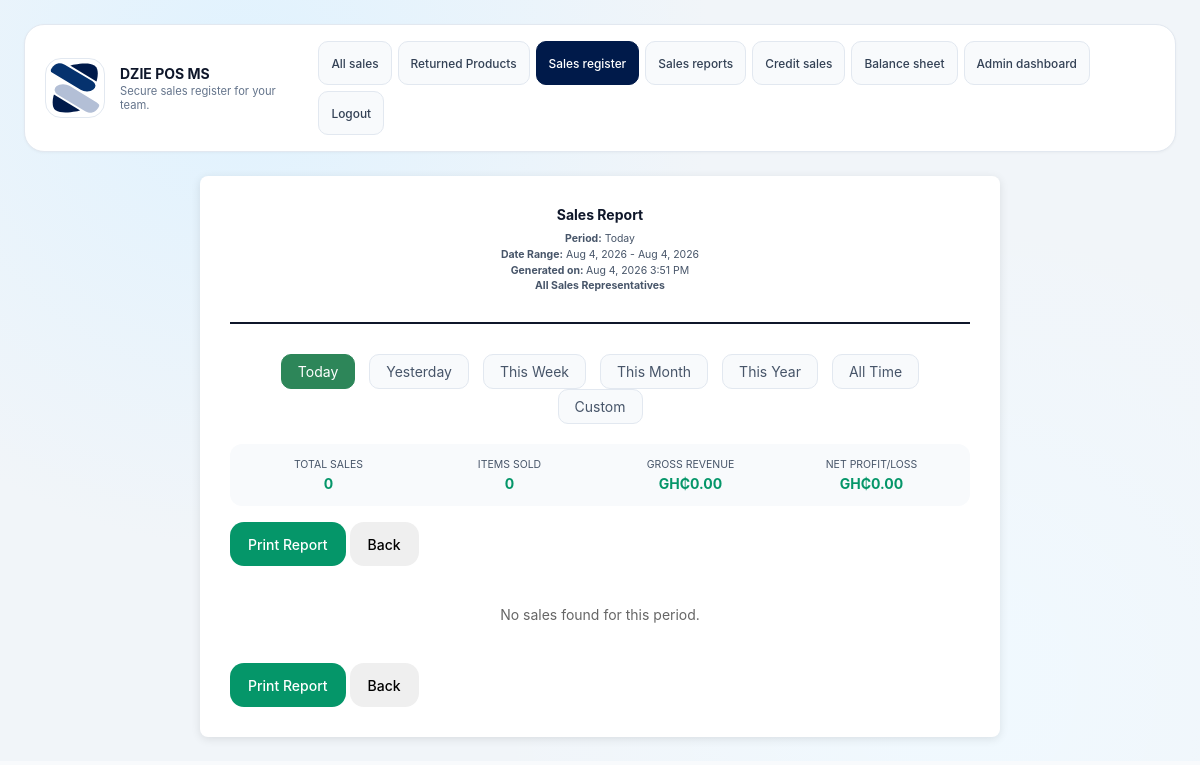
The page /sales_report.php (signed in) on the database its author committed.
### tables this page shows
CREATE TABLE settings (
            key TEXT PRIMARY KEY,
            value TEXT NOT NULL
        );

### inc/functions.php (called while the page is built, shortened)
<?php
function get_db_path(): string {
    $dir = __DIR__ . '/../data';
    return $dir . '/pos.db';
}
function get_database(): PDO {
    static $pdo = null;
    if ($pdo !== null) {
        return $pdo;
    }
    $path = get_db_path();
    $pdo = new PDO('sqlite:' . $path);
    $pdo->setAttribute(PDO::ATTR_ERRMODE, PDO::ERRMODE_EXCEPTION);
    initialize_database($pdo);
    return $pdo;
}
function initialize_database(PDO $db): void {
    $db->exec(
        'CREATE TABLE IF NOT EXISTS products (
            id INTEGER PRIMARY KEY,
            code TEXT UNIQUE NOT NULL,
            name TEXT NOT NULL,
            category TEXT NOT NULL,
            selling_price REAL NOT NULL DEFAULT 0,
            cost_price REAL NOT NULL DEFAULT 0,
            image TEXT NOT NULL,
            quantity INTEGER NOT NULL DEFAULT 0,
            bulk_quantity_threshold INTEGER NOT NULL DEFAULT 0,
            bulk_discount_percentage REAL NOT NULL DEFAULT 0
        )'
    );
    try {
        $db->exec('ALTER TABLE products ADD COLUMN selling_price REAL');
    } catch (Exception $e) {
    }
    try {
        $db->exec('ALTER TABLE products ADD COLUMN cost_price REAL');
    } catch (Exception $e) {
    }
    $db->exec('UPDATE products SET selling_price = price WHERE selling_price IS NULL AND price IS NOT NULL');
    $db->exec('UPDATE products SET price = selling_price WHERE price IS NULL');
    try {
        $db->exec('ALTER TABLE products ADD COLUMN quantity INTEGER NOT NULL DEFAULT 0');
    } catch (Exception $e) {
    }
    try {
        $db->exec('ALTER TABLE products ADD COLUMN bulk_quantity_threshold INTEGER NOT NULL DEFAULT 0');
    } catch (Exception $e) {
    }
    try {
        $db->exec('ALTER TABLE products ADD COLUMN bulk_discount_percentage REAL NOT NULL DEFAULT 0');
    } catch (Exception $e) {
    }
    $db->exec(
        'CREATE TABLE IF NOT EXISTS users (
            id INTEGER PRIMARY KEY,
            username TEXT UNIQUE NOT NULL,
            password_hash TEXT NOT NULL,
            role TEXT NOT NULL,
            created_at TEXT NOT NULL
        )'
    );
    $db->exec(
        'CREATE TABLE IF NOT EXISTS orders (
            id INTEGER PRIMARY KEY,
            username TEXT NOT NULL,
            total REAL NOT NULL,
            status TEXT NOT NULL DEFAULT "Pending",
            created_at TEXT NOT NULL,
            credit INTEGER NOT NULL DEFAULT 0,
            customer_name TEXT,
            customer_phone TEXT,
            credit_status TEXT NOT NULL DEFAULT "Pending"
        )'
    );
    try {
        $db->exec('ALTER TABLE orders ADD COLUMN credit INTEGER NOT NULL DEFAULT 0');
    } catch (Exception $e) {
    }
    try {
        $db->exec('ALTER TABLE orders ADD COLUMN customer_name TEXT');
    } catch (Exception $e) {
    }
    try {
        $db->exec('ALTER TABLE orders ADD COLUMN customer_phone TEXT');
    } catch (Exception $e) {
    }
    try {
        $db->exec('ALTER TABLE orders ADD COLUMN credit_status TEXT NOT NULL DEFAULT "Pending"');
    } catch (Exception $e) {
    }
    $db->exec(
        'CREATE TABLE IF NOT EXISTS order_items (
            id INTEGER PRIMARY KEY,
            order_id INTEGER NOT NULL,
            product_id INTEGER NOT NULL,
            name TEXT NOT NULL,
            price REAL NOT NULL,
            quantity INTEGER NOT NULL,
            subtotal REAL NOT NULL,
            FOREIGN KEY(order_id) REFERENCES orders(id)
        )'
    );
    $db->exec(
        'CREATE TABLE IF NOT EXISTS receipts (
            id INTEGER PRIMARY KEY,
            order_id INTEGER NOT NULL UNIQUE,
            username TEXT NOT NULL,
            receipt_content TEXT NOT NULL,
            return_status TEXT NOT NULL DEFAULT "Active",
            created_at TEXT NOT NULL,
            FOREIGN KEY(order_id) REFERENCES orders(id)
        )'
    );
    $db->exec(
        'CREATE TABLE IF NOT EXISTS returns (
            id INTEGER PRIMARY KEY,
            order_id INTEGER NOT NULL,
            product_id INTEGER NOT NULL,
            quantity INTEGER NOT NULL,
            reason TEXT,
            processed_by TEXT NOT NULL,
            created_at TEXT NOT NULL,
            FOREIGN KEY(order_id) REFERENCES orders(id)
        )'
    );
    $db->exec(
        'CREATE TABLE IF NOT EXISTS login_events (
            id INTEGER PRIMARY KEY,
            username TEXT NOT NULL,
            role TEXT NOT NULL,
            ip TEXT,
            created_at TEXT NOT NULL,
            logged_out_at TEXT
        )'
    );
    try {
        $db->exec('ALTER TABLE login_events ADD COLUMN logged_out_at TEXT');
    } catch (Exception $e) {
    }
    $db->exec(
        'CREATE TABLE IF NOT EXISTS settings (
            key TEXT PRIMARY KEY,
            value TEXT NOT NULL
        )'
    );
    $db->exec("INSERT OR IGNORE INTO settings (key, value) VALUES ('pos_name', 'WADI POS')");
    $db->exec(
        'CREATE TABLE IF NOT EXISTS stock_movements (
            id INTEGER PRIMARY KEY,
            product_id INTEGER NOT NULL,
            product_name TEXT NOT NULL,
            product_code TEXT NOT NULL,
            movement_type TEXT NOT NULL,
            quantity INTEGER NOT NULL,
            reference_type TEXT NOT NULL,
            reference_id INTEGER,
            notes TEXT,
            created_at TEXT NOT NULL,
            FOREIGN KEY(product_id) REFERENCES products(id)
        )'
    );
    $stmt = $db->query('SELECT COUNT(*) FROM products');
}
function current_user() {
    return $_SESSION['user'] ?? null;
}
function get_pos_name(): string {
    $stmt = get_database()->prepare('SELECT value FROM settings WHERE key = ?');
    $stmt->execute(['pos_name']);
    $result = $stmt->fetch(PDO::FETCH_ASSOC);
    return $result ? $result['value'] : 'WADI POS';
}
function get_trademark(): string {
    $stmt = get_database()->prepare('SELECT value FROM settings WHERE key = ?');
    $stmt->execute(['trademark']);
    $result = $stmt->fetch(PDO::FETCH_ASSOC);
    return $result ? $result['value'] : '';
}
function get_trademark_src(): string {
    $trademark = get_trademark();
    if ($trademark !== '' && file_exists(__DIR__ . '/../' . $trademark)) {
        return $trademark;
    }
    return 'images/pos-icon.svg';
}

### sales_report.php (the view, shortened to what this page needs)
<?php
require_once __DIR__ . '/inc/functions.php';
$user = current_user();
$posName = get_pos_name();
$period = $_GET['period'] ?? 'day';
$periods = ['day' => 'Today', 'yesterday' => 'Yesterday', 'week' => 'This Week', 'month' => 'This Month', 'year' => 'This Year', 'all' => 'All Time', 'custom' => 'Custom Range'];
$useCustomRange = false;
if (!$useCustomRange) {
    $now = new DateTime();
    $startDate = clone $now;
    $endDate = clone $now;
    switch ($period) {
        case 'day':
            $startDate->setTime(0, 0, 0);
            $endDate->setTime(23, 59, 59);
            break;
    }
}
$groupedSales = [];
$totalSales = count($groupedSales);
$totalRevenue = 0;
$totalItems = 0;
$returnedRevenue = 0;
$totalCost = 0;
$netRevenue = $totalRevenue - $returnedRevenue;
$profitLoss = $user['role'] === 'admin' ? $netRevenue - $totalCost : 0;
?>
<!DOCTYPE html>
<html lang="en">
<head>
  <link rel="stylesheet" href="styles.css" />
</head>
<body>
  <div class="app-shell">
    <header class="header">
      <div class="brand">
        <img class="brand-icon" src="<?php echo htmlspecialchars(get_trademark_src()); ?>" alt="Trademark" />
        <div>
          <h1><?php echo htmlspecialchars($posName); ?></h1>
          <p class="subtitle">Secure sales register for your team.</p>
        </div>
      </div>
      <div class="header-actions" id="header-actions">
        <?php if ($user['role'] === 'admin'): ?>
        <a href="returns.php" class="secondary">All sales</a>
        <a href="returned_products.php" class="secondary">Returned Products</a>
        <?php endif; ?>
        <a href="sales.php" class="secondary">Sales register</a>
        <a href="sales_report.php" class="secondary">Sales reports</a>
        <a href="credit_sales.php" class="secondary">Credit sales</a>
        <a href="balance_sheet.php" class="secondary">Balance sheet</a>
        <?php if ($user['role'] === 'admin'): ?>
          <a href="admin.php" class="secondary">Admin dashboard</a>
        <?php endif; ?>
        <a href="logout.php" class="tertiary">Logout</a>
      </div>
    </header>
    <main class="main-grid">
      <div class="report-container">
    <div class="report-header">
      <h1 class="report-title">Sales Report</h1>
      <div class="report-meta">
        <b>Period:</b> <?php echo $periods[$period]; ?><br>
        <?php if ($useCustomRange): ?>
          <b>Date Range:</b> <?php echo $startDate->format('M j, Y g:i A'); ?> - <?php echo $endDate->format('M j, Y g:i A'); ?><br>
        <?php elseif ($period !== 'all'): ?>
          <b>Date Range:</b> <?php echo $startDate->format('M j, Y'); ?> - <?php echo $endDate->format('M j, Y'); ?><br>
        <?php else: ?>
          <b>Date Range:</b> All Time<br>
        <?php endif; ?>
        <b>Generated on: </b><?php echo date('M j, Y g:i A'); ?><br>
        <?php if ($user['role'] === 'admin'): ?>
          <b>All Sales Representatives</b>
        <?php else: ?>
          <b>Sales Rep:</b> <?php echo htmlspecialchars($user['username']); ?>
        <?php endif; ?>
      </div>
    </div>
    <div class="period-selector">
      <a href="?period=day" class="<?php echo $period === 'day' ? 'active' : ''; ?>">Today</a>
      <a href="?period=yesterday" class="<?php echo $period === 'yesterday' ? 'active' : ''; ?>">Yesterday</a>
      <a href="?period=week" class="<?php echo $period === 'week' ? 'active' : ''; ?>">This Week</a>
      <a href="?period=month" class="<?php echo $period === 'month' ? 'active' : ''; ?>">This Month</a>
      <a href="?period=year" class="<?php echo $period === 'year' ? 'active' : ''; ?>">This Year</a>
      <a href="?period=all" class="<?php echo $period === 'all' ? 'active' : ''; ?>">All Time</a>
      <a href="?period=custom" class="<?php echo $period === 'custom' ? 'active' : ''; ?>">Custom</a>
    </div>
    <div class="stats-grid">
      <div class="stat-item">
        <div class="stat-label">Total Sales</div>
        <div class="stat-value"><?php echo $totalSales; ?></div>
      </div>
      <div class="stat-item">
        <div class="stat-label">Items Sold</div>
        <div class="stat-value"><?php echo $totalItems; ?></div>
      </div>
      <div class="stat-item">
        <div class="stat-label">Gross Revenue</div>
        <div class="stat-value">GH₵<?php echo number_format($totalRevenue, 2); ?></div>
      </div>
      <?php if ($user['role'] === 'admin'): ?>
        <div class="stat-item">
          <div class="stat-label">Net Profit/Loss</div>
          <div class="stat-value <?php echo $profitLoss >= 0 ? 'text-success' : 'text-error'; ?>">
            GH₵<?php echo number_format($profitLoss, 2); ?>
          </div>
        </div>
      <?php endif; ?>
    </div>
    <div class="actions">
      <button class="print-btn" onclick="window.print()">Print Report</button>
      <button onclick="window.history.back()">Back</button>
    </div>
    <?php if (!empty($groupedSales)): ?>
      <div class="sales-list">
        <h3>Sales Details</h3>
        <?php foreach ($groupedSales as $order): ?>
          <div class="sale-item">
            <div class="sale-header">
              <div>
                <div class="sale-id">Order #<?php echo str_pad((string)$order['order_id'], 8, '0', STR_PAD_LEFT); ?></div>
                <div class="sale-meta">
                  <?php echo htmlspecialchars($order['username']); ?> •
                  <?php echo date('M j, Y g:i A', strtotime($order['created_at'])); ?>
                  <?php if ($order['return_status'] === 'Returned'): ?>
                    <span style="color: #bf2d2d; font-weight: bold;">(RETURNED)</span>
                  <?php endif; ?>
                </div>
              </div>
              <div class="sale-total <?php echo $order['return_status'] === 'Returned' ? 'returned' : ''; ?>">
                GH₵<?php echo number_format($order['total'], 2); ?>
              </div>
            </div>
            <div class="sale-items">
              <?php foreach ($order['items'] as $item): ?>
                <div class="item-row">
                  <div class="item-details">
                    <div class="item-name">
                      <?php echo htmlspecialchars($item['name']); ?> (<?php echo $item['quantity']; ?> × GH₵<?php echo number_format($item['price'], 2); ?>)
                    </div>
                    <?php if ($user['role'] === 'admin'): ?>
                      <?php
                        $itemCost = ($item['cost_price'] ?? 0) * $item['quantity'];
                        $itemProfit = $item['subtotal'] - $itemCost;
                        $itemMarginClass = $itemProfit >= 0 ? 'text-success' : 'text-error';
                      ?>
                      <div class="item-meta">Cost: GH₵<?php echo number_format($itemCost, 2); ?> | Profit: <span class="<?php echo $itemMarginClass; ?>">GH₵<?php echo number_format($itemProfit, 2); ?></span></div>
                    <?php endif; ?>
                  </div>
                  <div class="item-price">GH₵<?php echo number_format($item['subtotal'], 2); ?></div>
                </div>
              <?php endforeach; ?>
            </div>
          </div>
        <?php endforeach; ?>
      </div>
    <?php else: ?>
      <p style="text-align: center; color: #666; margin: 40px 0;">No sales found for this period.</p>
    <?php endif; ?>
    <div class="actions">
      <button class="print-btn" onclick="window.print()">Print Report</button>
      <button onclick="window.history.back()">Back</button>
    </div>
    </main>
  </div>
</body>
</html>

### rows shown on the page
settings: value (picture)
settings: value "DZIE POS MS"

### other values the page prints
$periods[$period] "Today"
$startDate->format('M j, Y') "Aug 4, 2026"
$endDate->format('M j, Y') "Aug 4, 2026"
$totalSales "0"
$totalItems "0"
$totalRevenue "0.00"
$profitLoss "0.00"
